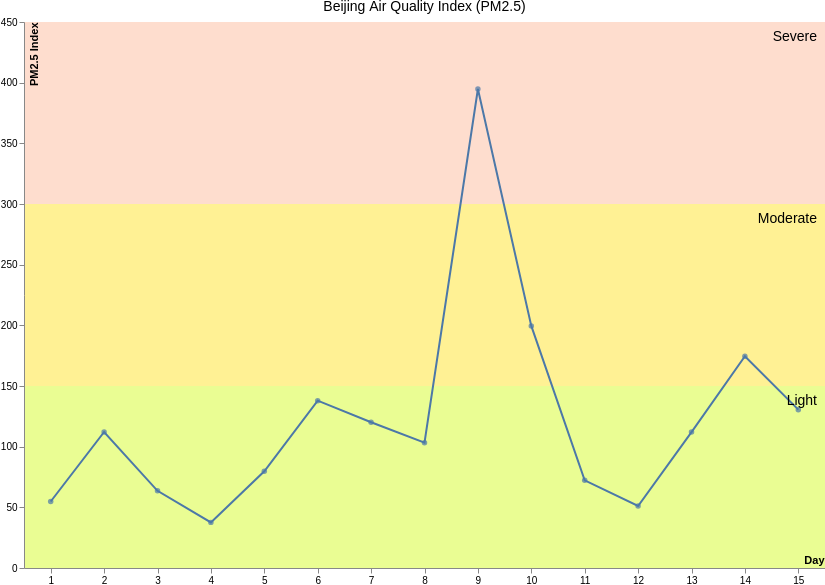

The specification (Vega-Lite) saved for this image:
### Vega-Lite specification from a JSON file in a GitHub repository (floating-point values rounded to 4 significant figures)
{"$schema": "https://vega.github.io/schema/vega-lite/v4.json", "description": "The PM2.5 value of Beijing observed 15 days, highlighting the days when PM2.5 level is hazardous to human health. Data source https://chartaccent.github.io/chartaccent.html", "width": 825, "height": 585, "padding": 0, "autosize": "fit", "view": {"stroke": null}, "datasets": {"values": [{"Day": 1, "Value": 54.8, "_index_": 0}, {"Day": 2, "Value": 112.1, "_index_": 1}, {"Day": 3, "Value": 63.6, "_index_": 2}, {"Day": 4, "Value": 37.6, "_index_": 3}, {"Day": 5, "Value": 79.7, "_index_": 4}, {"Day": 6, "Value": 137.9, "_index_": 5}, {"Day": 7, "Value": 120.1, "_index_": 6}, {"Day": 8, "Value": 103.3, "_index_": 7}, {"Day": 9, "Value": 394.8, "_index_": 8}, {"Day": 10, "Value": 199.5, "_index_": 9}, {"Day": 11, "Value": 72.3, "_index_": 10}, {"Day": 12, "Value": 51.1, "_index_": 11}, {"Day": 13, "Value": 112, "_index_": 12}, {"Day": 14, "Value": 174.5, "_index_": 13}, {"Day": 15, "Value": 130.5, "_index_": 14}], "annotations": [{"min": 300, "max": 450, "Threshold": "Severe", "_index_": 0}, {"min": 150, "max": 300, "Threshold": "Moderate", "_index_": 1}, {"min": 0, "max": 150, "Threshold": "Light", "_index_": 2}]}, "layer": [{"data": {"name": "annotations"}, "encoding": {"y": {"field": "max", "type": "quantitative", "axis": {"title": "PM2.5 Index", "titleY": 0, "titleAlign": "right", "titleX": 15, "zindex": 1, "grid": false}}, "y2": {"field": "min", "type": "quantitative"}, "x": {"value": "width", "axis": {"labelAngle": 0}}, "x2": {"value": 0}, "fill": {"field": "Threshold", "type": "nominal", "scale": {"range": ["#EAFD93", "#FFF194", "#FEDDCE"]}, "legend": false}}, "layer": [{"mark": {"type": "bar"}}]}, {"data": {"name": "values"}, "encoding": {"y": {"field": "Value", "type": "quantitative"}, "x": {"field": "Day", "type": "nominal", "axis": {"labelAngle": 0, "titleX": 800, "titleAlign": "right", "titleY": -14, "zindex": 1}}}, "layer": [{"mark": {"type": "line"}}]}, {"data": {"name": "values"}, "encoding": {"y": {"field": "Value", "type": "quantitative"}, "x": {"field": "Day", "type": "nominal"}}, "layer": [{"mark": {"type": "circle"}}]}, {"data": {"name": "annotations"}, "encoding": {"y": {"field": "max", "type": "quantitative"}, "x": {"value": "width"}, "x2": {"value": 0}, "text": {"field": "Threshold", "type": "nominal"}}, "layer": [{"mark": {"type": "text", "align": "right", "dx": -8, "dy": 15, "fontSize": 14}}]}, {"layer": []}, {"data": {"name": "_data_1", "values": [{"name": "default"}]}, "encoding": {"text": {"value": "Beijing Air Quality Index (PM2.5)"}}, "layer": [{"mark": {"type": "text", "dx": 0, "y": 0, "dy": -15, "fontSize": 14}}]}]}
